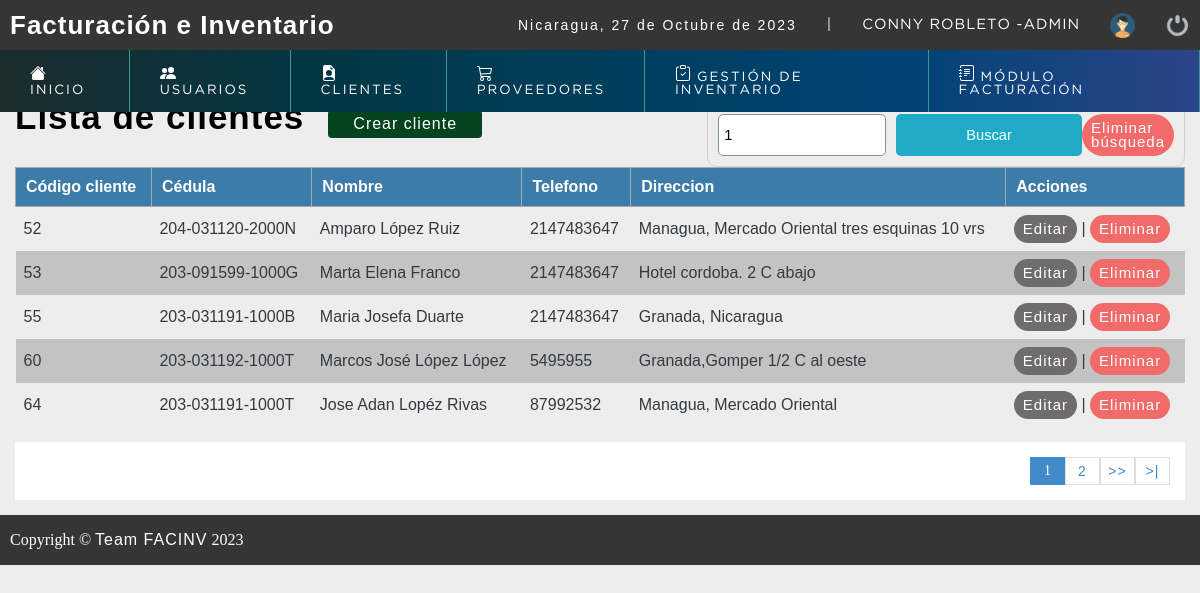
Screenshot of /sistema/buscar_cliente.php?busqueda=1 (signed in) with the database file from the repository.
### tables this page shows
CREATE TABLE `cliente` (
  `idcliente` int(11) NOT NULL,
  `nit` varchar(16) NOT NULL,
  `nombre` varchar(80) DEFAULT NULL,
  `telefono` int(11) DEFAULT NULL,
  `direccion` text DEFAULT NULL,
  `dateadd` datetime NOT NULL DEFAULT current_timestamp(),
  `usuario_id` int(11) NOT NULL,
  `estatus` int(11) NOT NULL DEFAULT 1
);

### sistema/buscar_cliente.php (the view, shortened to what this page needs)
<?php
	include "../conexion.php";
 ?>
<!DOCTYPE html>
<html lang="en">
<head>
	<?php include "includes/scripts.php"; ?>
</head>
<body>
	<?php include "includes/header.php"; ?>
	<section id="container">
		<?php
			$busqueda = strtolower($_REQUEST['busqueda']);
		 ?>
		<h1>Lista de clientes</h1>
		<a href="registro_cliente.php" class="btn_new">Crear cliente</a>
		<form action="buscar_cliente.php" method="get" class="form_search">
			<input type="text" name="busqueda" id="busqueda" placeholder="Buscar" value="<?php echo $busqueda; ?>">
			<input type="submit" value="Buscar" class="btn_search">
			<a href="lista_clientes.php" class="link_delete">Eliminar búsqueda</a>
		</form>
		<table>
			<tr>
				<th>Código cliente</th>
				<th>Cédula</th>
				<th>Nombre</th>
				<th>Telefono</th>
				<th>Direccion</th>
				<th>Acciones</th>
			</tr>
		<?php
			$sql_registe = mysqli_query($conection,"SELECT COUNT(*) as total_registro FROM cliente
																WHERE (idcliente LIKE '%$busqueda%' OR
																		nit LIKE '%$busqueda%' OR
																		nombre LIKE '%$busqueda%' OR
																		telefono LIKE '%$busqueda%' OR
																		direccion LIKE '%$busqueda%'
																		 )
																AND estatus = 1  ");
			$result_register = mysqli_fetch_array($sql_registe);
			$total_registro = $result_register['total_registro'];
			$por_pagina = 5;
			if(empty($_GET['pagina']))
			{
				$pagina = 1;
			}else{
				$pagina = $_GET['pagina'];
			}
			$desde = ($pagina-1) * $por_pagina;
			$total_paginas = ceil($total_registro / $por_pagina);
			$query = mysqli_query($conection,"SELECT * FROM cliente
										WHERE
										( idcliente LIKE '%$busqueda%' OR
											nit LIKE '%$busqueda%' OR
											nombre LIKE '%$busqueda%' OR
											telefono LIKE '%$busqueda%' OR
											direccion LIKE '%$busqueda%')
										AND
										estatus = 1 ORDER BY idcliente ASC LIMIT $desde,$por_pagina
				");
			$result = mysqli_num_rows($query);
			if($result > 0){
				while ($data = mysqli_fetch_array($query)) {
			?>
				<tr>
					<td><?php echo $data["idcliente"]; ?></td>
					<td><?php echo $data["nit"]; ?></td>
					<td><?php echo $data["nombre"]; ?></td>
					<td><?php echo $data["telefono"]; ?></td>
					<td><?php echo $data['direccion'] ?></td>
					<td>
						<a class="link_edit" href="editar_cliente.php?id=<?php echo $data["idcliente"]; ?>">Editar</a>
					<?php if($_SESSION['rol']==1|| $_SESSION['rol']==2){?>
						|
						<a class="link_delete" href="eliminar_confirmar_cliente.php?id=<?php echo $data["idcliente"]; ?>">Eliminar</a>
					<?php } ?>
					</td>
				</tr>
		<?php
				}
			}
		 ?>
		</table>
<?php
	if($total_registro != 0)
	{
 ?>
		<div class="paginador">
			<ul>
			<?php
				for ($i=1; $i <= $total_paginas; $i++) {
					if($i == $pagina)
					{
						echo '<li class="pageSelected">'.$i.'</li>';
					}else{
						echo '<li><a href="?pagina='.$i.'&busqueda='.$busqueda.'">'.$i.'</a></li>';
					}
				}
				if($pagina != $total_paginas)
				{
			 ?>
				<li><a href="?pagina=<?php echo $pagina + 1; ?>&busqueda=<?php echo $busqueda; ?>">>></a></li>
				<li><a href="?pagina=<?php echo $total_paginas; ?>&busqueda=<?php echo $busqueda; ?> ">>|</a></li>
			<?php } ?>
			</ul>
		</div>
<?php } ?>
	</section>
	<?php include "includes/footer.php"; ?>
</body>
</html>

### sistema/css/style.css (style rules this page uses)
* { margin: 0; padding: 0; box-sizing: border-box; }
body { background: #ededed; }
h1, h2, h3, h4, h5, h6 { font-family: 'arial'; font-weight: bold; letter-spacing: 1px; }
h1 { font-size: 26px; }
a { text-decoration: none; font-family: arial; letter-spacing: 1px; }
#container { padding: 90px 15px 15px; }
form { background: #FFF; margin: auto; padding: 20px 50px; border: 1px solid #d1d1d1; }
input,select { display: block; width: 100%; font-size: 11pt; padding: 5px; border: 1px solid #85929e; border-radius: 5px; }
.btn_new { display: inline-block; background: #05421e; color: #FFF; padding: 5px 25px; border-radius: 4px; margin: 20px; }
#container h1 { font-size: 35px; display : inline-block; }
table { color: #343a40; border-collapse: collapse; font-size: 12pt; font-family: 'arial'; width: 100%; overflow: hidden; }
table th { text-align: left; padding: 10px; background: #3d7ba8; color:#fff; border: 1px solid #AAAAAA; overflow: hidden; }
table tr:nth-child(odd) { background: rgba(0, 0, 0, 0.178); }
table td { padding: 8px; margin: 15px; }
.link_edit { display: inline-block; padding: 7px 9px; border-radius: 100px; background: rgb(110, 108, 108); color: #fff; font-weight: 60; font-size: 15px; line-height: 14px; }
.link_delete { display: inline-block; padding: 7px 9px; border-radius: 100px; background: #f26b6b;; color: #fff; font-weight: 60; font-size: 15px; line-height: 14px; }
.paginador ul { padding: 15px; list-style: none; background: #FFF; margin-top: 15px; display: -webkit-flex; display: -moz-flex; display: -ms-flex; display: -o-flex; display: flex; justify-content: flex-end; }
.paginador a, .pageSelected { color: #428bca; border: 1px solid #ddd; padding: 5px; display: inline-block; font-size: 14px; text-align: center; width: 35px; }
.pageSelected { color: #FFF; background: #428bca; border: 1px solid #428bca; }
.form_search { margin-top: 13px; display: -webkit-flex; display: -moz-flex; display: -ms-flex; display: -o-flex; display: flex; float: right; background: initial; padding: 10px; border-radius: 10px; }
.form_search .btn_search { background: #1faac8; color: #FFF; padding: 0 20px; border: 0; cursor: pointer; margin-left: 10px; }

### rows the page displays
cliente: idcliente "52", nit "204-031120-2000N", nombre "Amparo López Ruiz", telefono "2147483647", direccion "Managua, Mercado Oriental tres esquinas 10 vrs"
cliente: idcliente "53", nit "203-091599-1000G", nombre "Marta Elena Franco", telefono "2147483647", direccion "Hotel cordoba. 2 C abajo"
cliente: idcliente "55", nit "203-031191-1000B", nombre "Maria Josefa Duarte", telefono "2147483647", direccion "Granada, Nicaragua"
cliente: idcliente "60", nit "203-031192-1000T", nombre "Marcos José López López", telefono "5495955", direccion "Granada,Gomper 1/2 C al oeste"
cliente: idcliente "64", nit "203-031191-1000T", nombre "Jose Adan Lopéz Rivas", telefono "87992532", direccion "Managua, Mercado Oriental"

### other values shown
fechaC() "27 de Octubre de 2023"
$_SESSION['nombre'] "CONNY ROBLETO"
$_SESSION['user'] "ADMIN"
